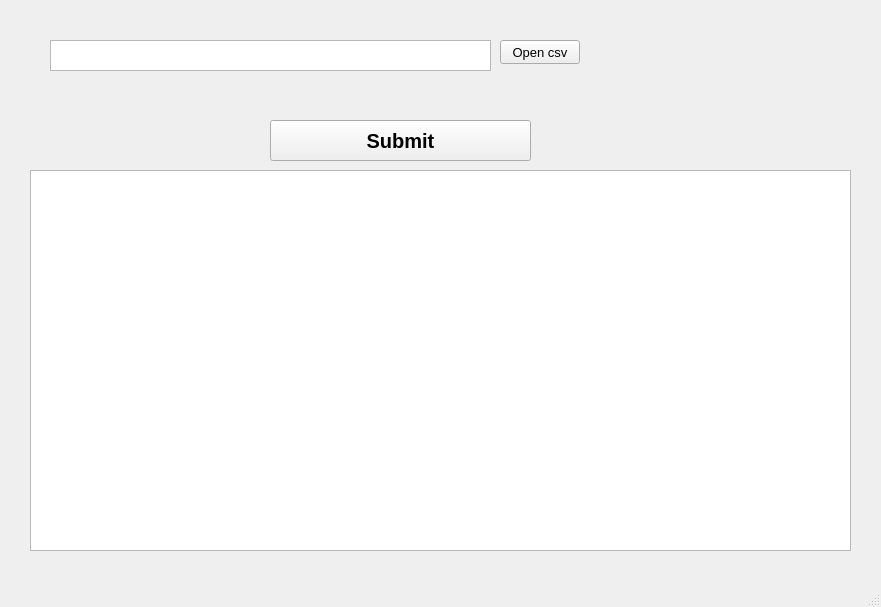
<?xml version="1.0" encoding="UTF-8"?>
<ui version="4.0">
 <class>MainWindow</class>
 <widget class="QMainWindow" name="MainWindow">
  <property name="geometry">
   <rect>
    <x>0</x>
    <y>0</y>
    <width>881</width>
    <height>607</height>
   </rect>
  </property>
  <property name="font">
   <font>
    <pointsize>10</pointsize>
   </font>
  </property>
  <property name="windowTitle">
   <string>MainWindow</string>
  </property>
  <property name="documentMode">
   <bool>false</bool>
  </property>
  <widget class="QWidget" name="centralwidget">
   <widget class="QPushButton" name="pushButton">
    <property name="geometry">
     <rect>
      <x>500</x>
      <y>40</y>
      <width>80</width>
      <height>24</height>
     </rect>
    </property>
    <property name="text">
     <string>Open csv</string>
    </property>
   </widget>
   <widget class="QPlainTextEdit" name="plainTextEdit">
    <property name="geometry">
     <rect>
      <x>50</x>
      <y>40</y>
      <width>441</width>
      <height>31</height>
     </rect>
    </property>
    <property name="readOnly">
     <bool>true</bool>
    </property>
   </widget>
   <widget class="QPushButton" name="submit">
    <property name="geometry">
     <rect>
      <x>270</x>
      <y>120</y>
      <width>261</width>
      <height>41</height>
     </rect>
    </property>
    <property name="font">
     <font>
      <pointsize>15</pointsize>
      <bold>true</bold>
      <underline>false</underline>
     </font>
    </property>
    <property name="text">
     <string>Submit</string>
    </property>
   </widget>
   <widget class="QTableWidget" name="tableWidget">
    <property name="geometry">
     <rect>
      <x>30</x>
      <y>170</y>
      <width>821</width>
      <height>381</height>
     </rect>
    </property>
    <property name="cursor" stdset="0">
     <cursorShape>PointingHandCursor</cursorShape>
    </property>
    <property name="focusPolicy">
     <enum>Qt::StrongFocus</enum>
    </property>
    <property name="autoFillBackground">
     <bool>true</bool>
    </property>
    <property name="styleSheet">
     <string notr="true">/* Customize the horizontal header */
QTableWidget QHeaderView::section:horizontal {
    background-color: #333;
    color: white;
    padding: 8px;
    font-weight: bold;
    font-size: 12px;
}
QTableView QTableCornerButton::section:checked {
    background-color: #000080;
    color: white;
}

QTableWidget::item:nth-child(even){
    background-color: #55b2b5;
}
QTableView::item:selected {
    background-color:#016875;
    color: white;
}
</string>
    </property>
    <property name="frameShadow">
     <enum>QFrame::Raised</enum>
    </property>
    <property name="lineWidth">
     <number>2</number>
    </property>
    <property name="verticalScrollBarPolicy">
     <enum>Qt::ScrollBarAsNeeded</enum>
    </property>
    <property name="editTriggers">
     <set>QAbstractItemView::NoEditTriggers</set>
    </property>
    <property name="dragDropOverwriteMode">
     <bool>false</bool>
    </property>
    <property name="alternatingRowColors">
     <bool>true</bool>
    </property>
    <property name="wordWrap">
     <bool>false</bool>
    </property>
    <property name="cornerButtonEnabled">
     <bool>false</bool>
    </property>
    <attribute name="verticalHeaderMinimumSectionSize">
     <number>30</number>
    </attribute>
    <attribute name="verticalHeaderDefaultSectionSize">
     <number>35</number>
    </attribute>
   </widget>
  </widget>
  <widget class="QMenuBar" name="menubar">
   <property name="geometry">
    <rect>
     <x>0</x>
     <y>0</y>
     <width>881</width>
     <height>23</height>
    </rect>
   </property>
  </widget>
  <widget class="QStatusBar" name="statusbar"/>
 </widget>
 <resources/>
 <connections/>
</ui>
